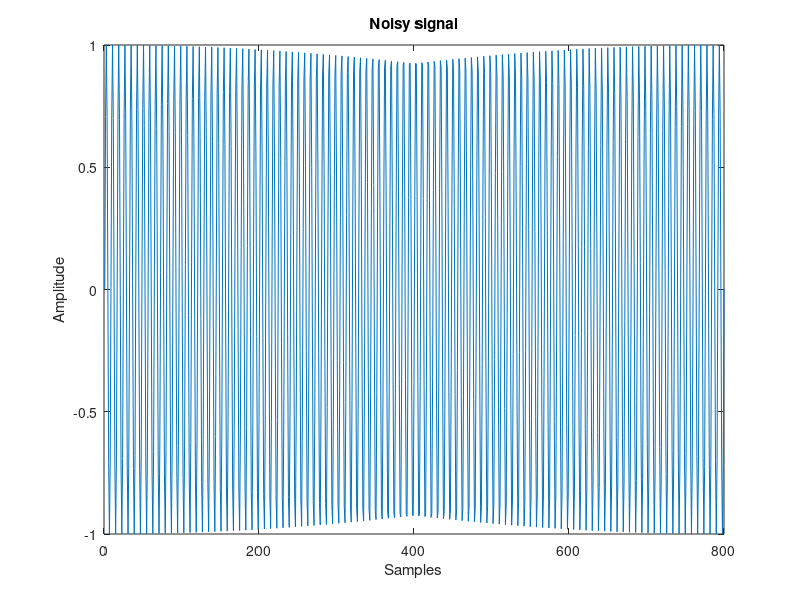
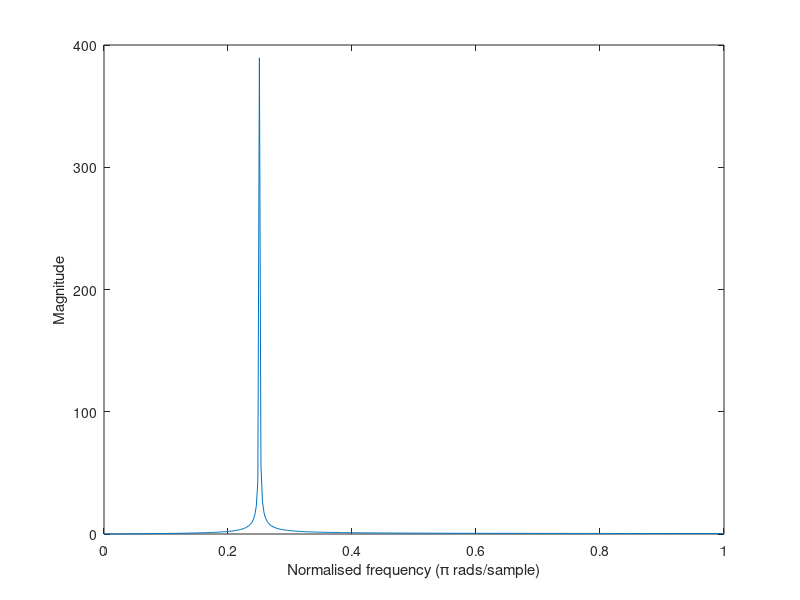

MATLAB code to generate these figures, in order: (Note: this script raises an error after producing the figures.)
% Matlab Signal Analyzing Examples

% generate the test signal
Fs = 16000;
Ts = 1/Fs;
f = 2000;
ph = 0;
% sampling interval in seconds
t = 0.050;

% setup evenly spaced samples over the sampling period
numsamples = t/Ts;
n = linspace(0,numsamples, numsamples);
x = sin(2*pi*(f/Fs).*n + ph);
% This script is available at https://dadorran.wordpress.com search for
% filtering matlab demo
plot(x)

title('Noisy signal')
xlabel('Samples');
ylabel('Amplitude')
 
% plot magnitude spectrum of the signal
X_mags = abs(fft(x));
figure(10)
plot(X_mags)
xlabel('DFT Bins')
ylabel('Magnitude')
 
% plot first half of DFT (normalised frequency)
num_bins = length(X_mags);
plot([0:1/(num_bins/2 -1):1], X_mags(1:num_bins/2))
xlabel('Normalised frequency (\pi rads/sample)')
ylabel('Magnitude')

% plot the spectrogram of the waveform
% Frame the signal into short frames.
% 25 msec frames * 16 kHz sample frequency = 400 samples per frame
% frame step of 10 msec = 160 samples
% For each frame calculate the periodogram estimate of the power spectrum.
% the periodogram is the power spectral estimate, which is the 
% magnitude of the FFT squared using a hamming window
window = 400;
nooverlap = 160;
% number of frequency bins
FFTL = 512;
[S,F,T,P] = spectrogram(x,window,nooverlap,FFTL,Fs);
surf(T,F,10*log10(P),'edgecolor','none');
axis tight; view(0,90);
xlabel('Time (seconds)');
ylabel('Hz');

% convert signal to int16 for transfer to ST32 project
xint = x*2^15;
xint = int16(xint);

% write to text file for easy copying to C project
% this function writes numeric data to ASCII Fie with , delimiter
dlmwrite('sampleaudio.txt',xint);

